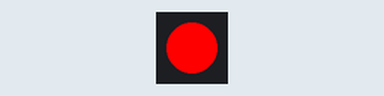
Bench run of a program on a simulated Raspberry Pi (BCM pin numbers). On the bench: 1 RGB LEDs in strip order, left to right. At 18.0 s the program stops and its outputs stay as they are.

Above: at 0.1 s.
At 3.1 s:
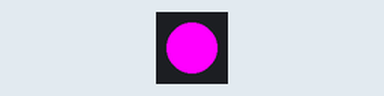
At 6.1 s:
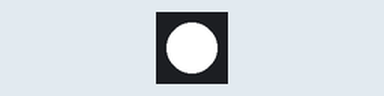
At 18.1 s:
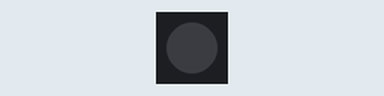
Timing chart, 0 to 19.5 s (numbered marks = the images above):
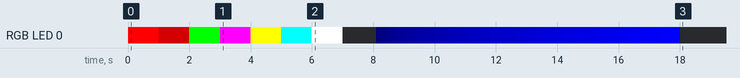

The program:

full_color_led.py
```python
from gpiozero import RGBLED
from time import sleep


led = RGBLED(red=13, green=19, blue=26)

led.red = 1
sleep(1)
led.red = 0.5
sleep(1)

led.color = (0,1,0)
sleep(1)
led.color = (1,0,1)
sleep(1)
led.color = (1,1,0)
sleep(1)
led.color = (0,1,1)
sleep(1)
led.color = (1,1,1)
sleep(1)
led.color = (0,0,0)
sleep(1)

for n in range(100):
    led.blue = n/100
    sleep(0.1)
```

Measured:
- by itself, RGB LED 0: off → RGB(255, 0, 0) at 0.00 s, → RGB(128, 0, 0) 1.0 s later, → RGB(0, 255, 0) 1.0 s later, → RGB(255, 0, 255) 1.0 s later, … (108 changes in this stretch)
